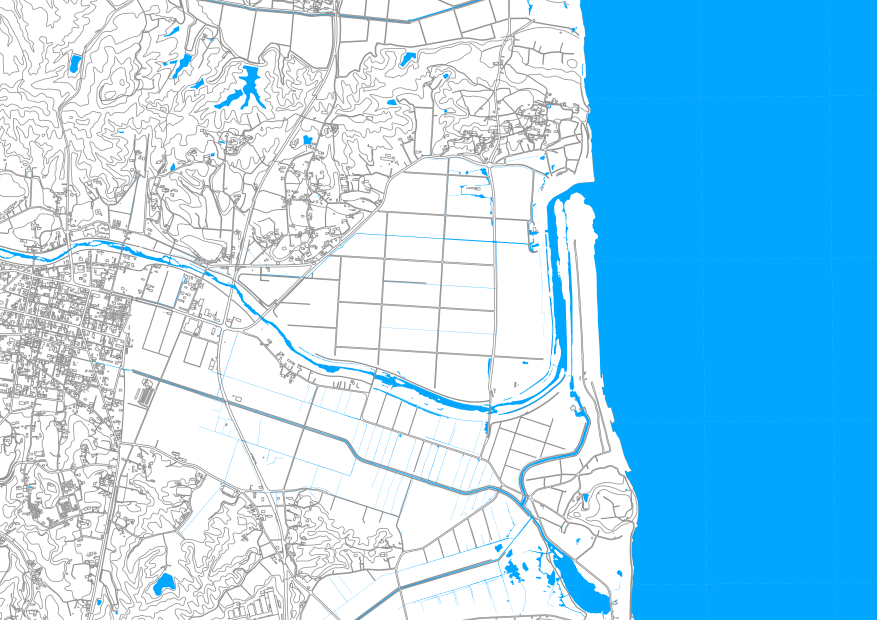
#> input picture test.png, 3507 x 2480 px (shown at 1/4 size)
$ python test.py
#> lines starting #> are read from the running program, lines starting #| are printed output that depends on the picture
import re
import glob
from tqdm import tqdm
import pandas as pd
import matplotlib.pyplot as plt
from PIL import Image

def atoi(text):
    return int(text) if text.isdigit() else text

def natural_keys(text):
    return [ atoi(c) for c in re.split(r'(\d+)', text) ]

drift_kobe = sorted(glob.glob("../インターン生課題/temp/津波漂流物計算結果/kobe/out/drift/*.csv"), key=natural_keys)
drift_fukushima = sorted(glob.glob("../インターン生課題/temp/津波漂流物計算結果/fukushima/drift/*.csv"), key=natural_keys)
img = Image.open("test.png")
#> img is the input picture: PIL image 3507x2480 RGBA; mean R, G, B, A 158.9, 213.5, 242.9, 255
img_resized = img.resize((1280, 960))
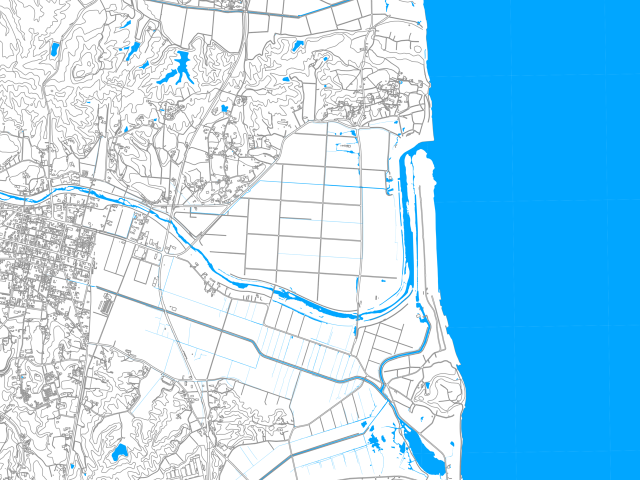
#> img_resized: PIL image 1280x960 RGBA (shown at 1/2 size); mean R, G, B, A 158.6, 213.2, 242.6, 255
figsize = (12.8, 9.6)
fontsize = 30
col = 1000
extent = [102000,107000, 172000,176000]


for i in tqdm(range(len(drift_fukushima))):
    plt.figure(figsize=figsize)
    if i+1 == 361:
        break
    df_before = pd.read_csv(drift_fukushima[i], header=None).values
    df_before = df_before[1:1001, 1:3].astype(float)
    df_after = pd.read_csv(drift_fukushima[i+1], header=None).values
    df_after = df_after[1:1001, 1:3].astype(float)
    plt.title(f"Time={i}~{(i+1)}[min]", fontsize=fontsize)
    plt.xlim(102000, 107000)
    plt.ylim(172000, 176000)
    plt.scatter(df_before[:, 0], df_before[:, 1], s=20, c="r", alpha=0.5)
    plt.scatter(df_after[:, 0], df_after[:, 1], s=20, c="b", alpha=0.5)
    for j in range(col):
        dx = df_after[j, 0] - df_before[j, 0]
        dy = df_after[j, 1] - df_before[j, 1]
        plt.arrow(df_before[j, 0],df_before[j, 1], dx,dy, head_width=2, head_length=2)
    plt.imshow(img_resized, extent=extent)
    plt.xticks(color="None")
    plt.yticks(color="None")
    plt.tick_params(length=0)
    plt.savefig(f"img_fukushima_arrow/fukushima_arrow{i+1}.jpg")
    plt.cla()
    plt.clf()
    plt.close()
